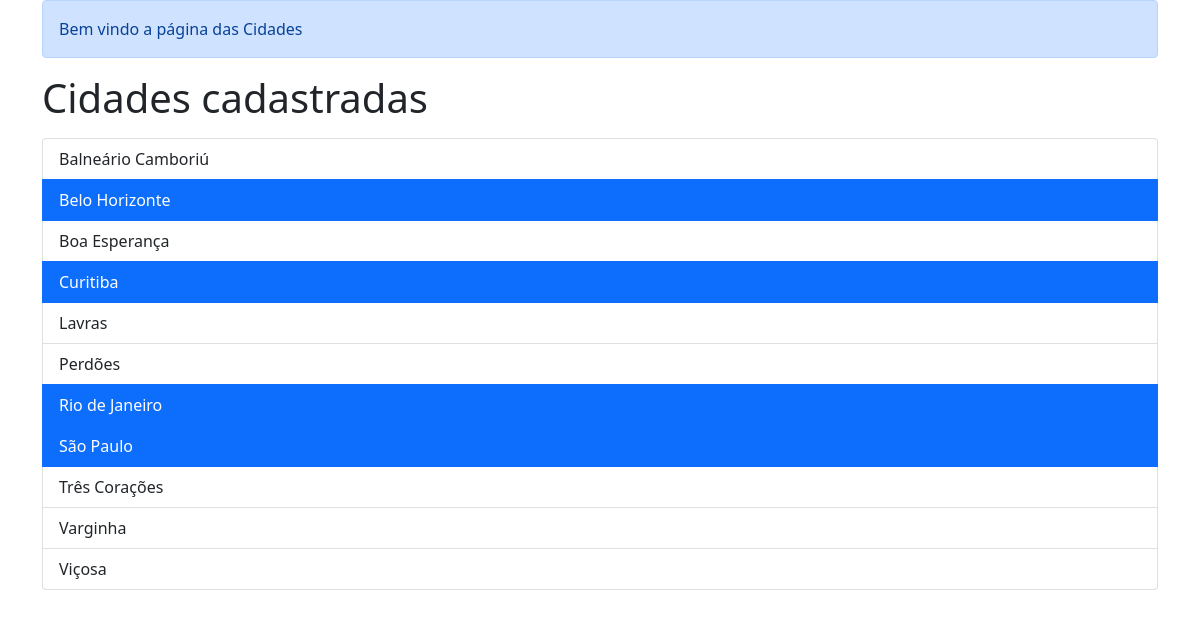
The page / on the database its author committed.
### cadastros/models.py (models this page shows, shortened)
class Cidade(models.Model):
    estado = models.ForeignKey(Estado, on_delete=models.PROTECT, null=True, blank=False)
    nome = models.CharField(max_length=100, unique=True)
    capital = models.BooleanField(default=False, help_text=" Marcar se a cidade for capital.")
    class Meta:
        verbose_name = 'Cidade'
        verbose_name_plural = 'Cidades'

### cadastros/views.py (the view)
# urls.py: path('', CidadeList.as_view(), name='cidades-list'),
class CidadeList(CidadesBaseView):
    queryset = Cidade.objects.all().order_by('nome')
    context_object_name = 'cidades'
    template_name = 'cadastros/lista_cidades.html'

### cadastros/views.py (called while the page is built)
    def get_context_data(self, **kwargs):
        context = super().get_context_data(**kwargs)
        context['titulo'] = 'Cidades'
        return context

### cadastros/templates/cadastros/lista_cidades.html (shortened to what this page needs)
{% extends 'base.html' %}
{% block conteudo %}
<h1>Cidades cadastradas</h1>
    <ul class="list-group">
        {% for cidade in cidades %}
        <a class="list-group-item{% if cidade.capital %} active {% endif %}" href="{% url 'cidades-detalhe' cidade.id%}">{{cidade.nome}}</a>
        {% endfor %}
    </ul>
{% endblock %}

### rows shown on the page
Cidade: nome "Balneário Camboriú"
Cidade: nome "Belo Horizonte"
Cidade: nome "Boa Esperança"
Cidade: nome "Curitiba"
Cidade: nome "Lavras"
Cidade: nome "Perdões"
Cidade: nome "Rio de Janeiro"
Cidade: nome "São Paulo"
Cidade: nome "Três Corações"
Cidade: nome "Varginha"
Cidade: nome "Viçosa"
